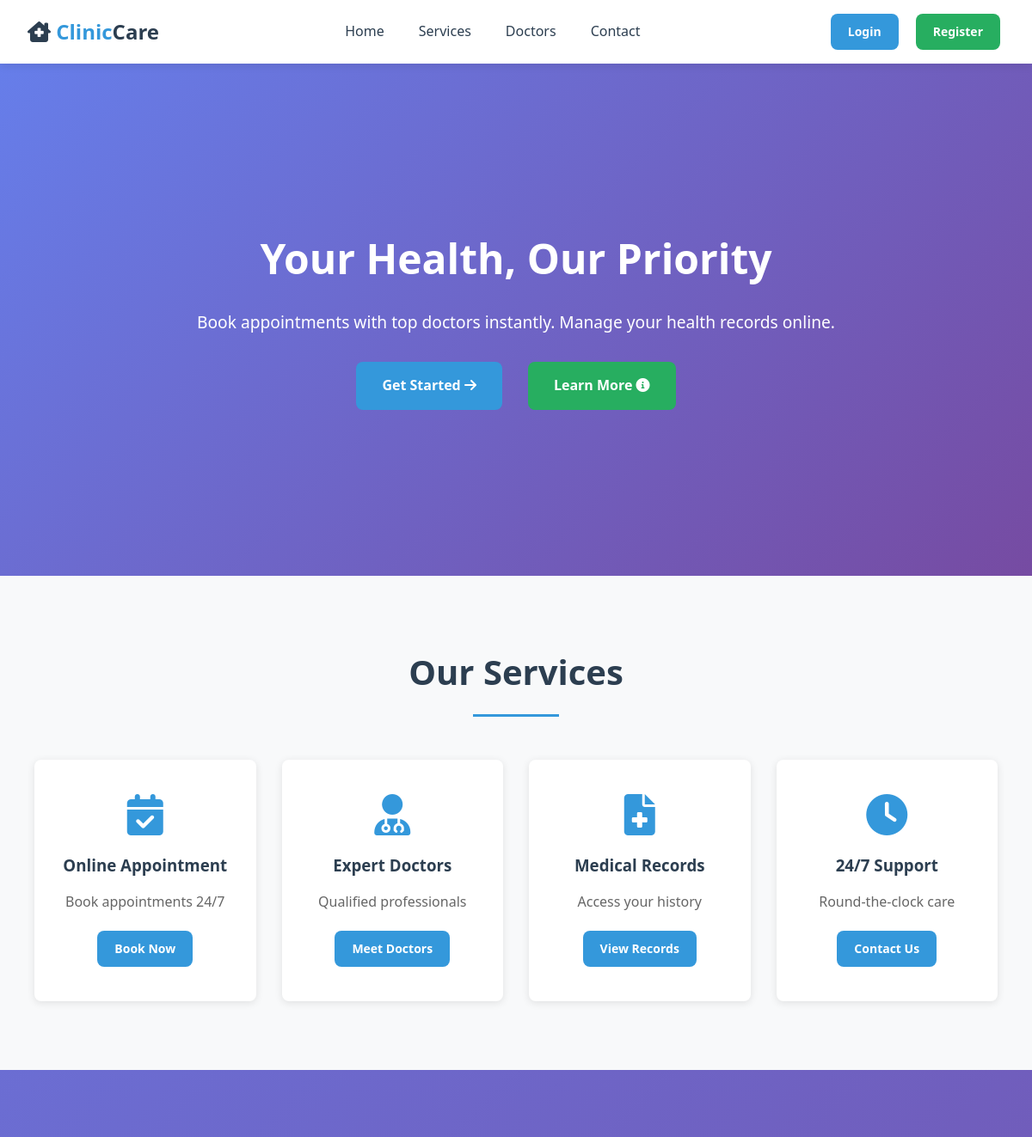
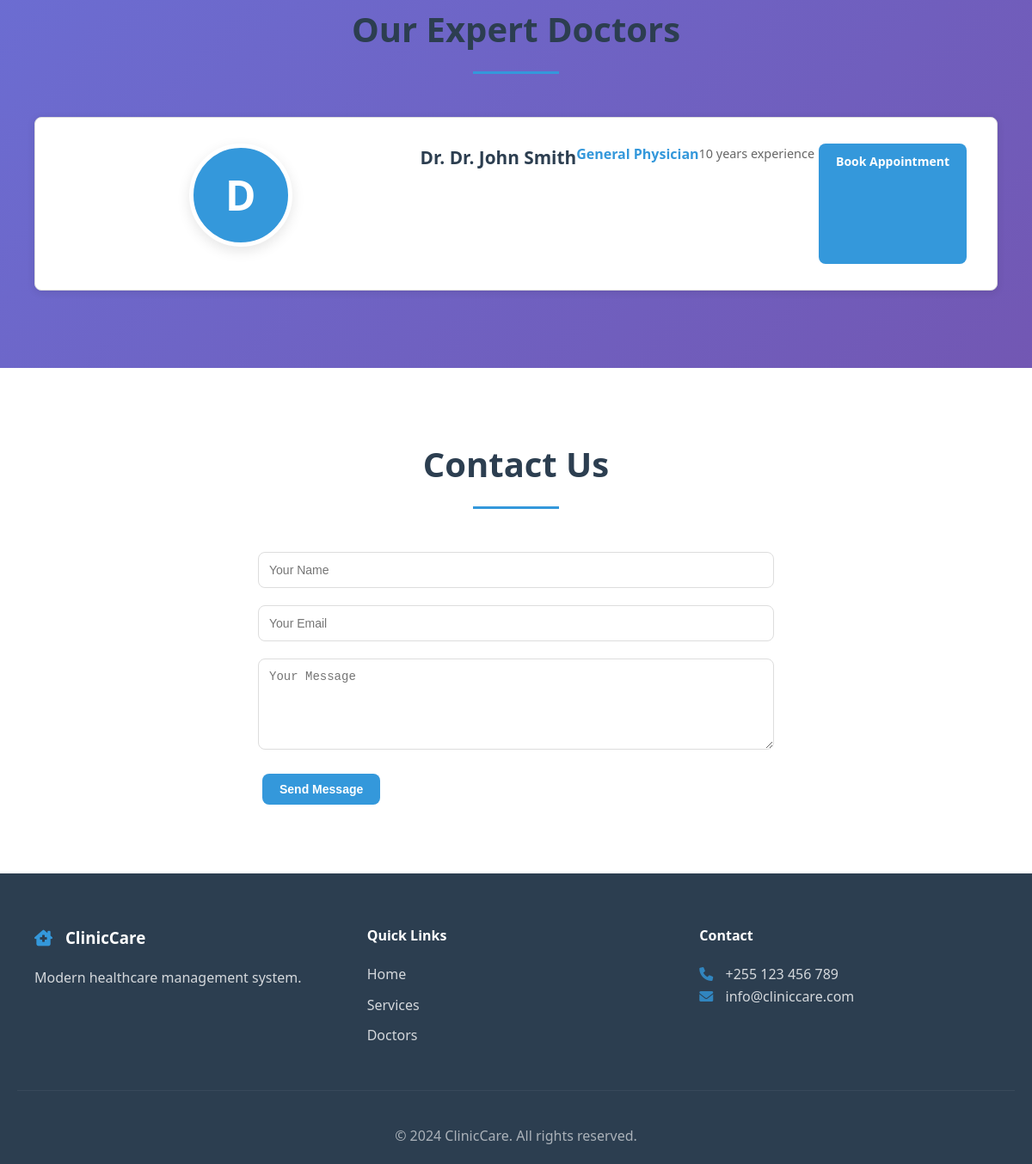
The page / on the database its author committed (2 pictures, top to bottom).
### tables this page shows
CREATE TABLE doctors (
    id INT PRIMARY KEY AUTO_INCREMENT,
    user_id INT UNIQUE,
    specialization VARCHAR(100),
    qualification TEXT,
    experience_years INT,
    consultation_fee DECIMAL(10,2),
    available_days VARCHAR(100),  
    start_time TIME,
    end_time TIME,
    max_patients_per_day INT DEFAULT 20,
    FOREIGN KEY (user_id) REFERENCES users(id) ON DELETE CASCADE
);

CREATE TABLE users (
    id INT PRIMARY KEY AUTO_INCREMENT,
    username VARCHAR(50) UNIQUE NOT NULL,
    email VARCHAR(100) UNIQUE NOT NULL,
    password VARCHAR(255) NOT NULL,
    full_name VARCHAR(100) NOT NULL,
    phone VARCHAR(20),
    address TEXT,
    user_type ENUM('patient', 'doctor', 'admin', 'receptionist') DEFAULT 'patient',
    profile_image VARCHAR(255),
    created_at TIMESTAMP DEFAULT CURRENT_TIMESTAMP,
    updated_at TIMESTAMP DEFAULT CURRENT_TIMESTAMP ON UPDATE CURRENT_TIMESTAMP,
    is_active BOOLEAN DEFAULT TRUE
);

### index.php (the view, shortened to what this page needs)
<?php
$database = new Database();
$db = $database->getConnection();
$doctors = [];
if ($db) {
    try {
        $query = "SELECT u.id, u.full_name, d.specialization, d.qualification, d.experience_years
                  FROM doctors d
                  JOIN users u ON d.user_id = u.id
                  WHERE u.is_active = 1
                  LIMIT 4";
        $stmt = $db->prepare($query);
        $stmt->execute();
        $doctors = $stmt->fetchAll(PDO::FETCH_ASSOC);
    } catch(PDOException $e) {
        error_log("Error fetching doctors: " . $e->getMessage());
    }
}
?>
<!DOCTYPE html>
<html lang="en">
<head>
    <link rel="stylesheet" href="assets/css/style.css">
    <link rel="stylesheet" href="https://cdnjs.cloudflare.com/ajax/libs/font-awesome/6.0.0/css/all.min.css">
</head>
<body>
    <header class="header">
        <nav class="navbar">
            <div class="logo"><i class="fas fa-clinic-medical"></i> <span>Clinic</span>Care</div>
            <ul class="nav-links">
                <li><a href="#home">Home</a></li>
                <li><a href="#services">Services</a></li>
                <li><a href="#doctors">Doctors</a></li>
                <li><a href="#contact">Contact</a></li>
            </ul>
            <div class="auth-buttons">
                <?php if(isset($_SESSION['user_id'])): ?>
                    <div class="user-info">
                        <span><?php echo $_SESSION['full_name']; ?></span>
                        <div class="user-avatar"><?php echo substr($_SESSION['full_name'], 0, 1); ?></div>
                        <a href="logout.php" class="btn btn-primary">Logout</a>
                    </div>
                <?php else: ?>
                    <a href="login.php" class="btn btn-primary">Login</a>
                    <a href="register.php" class="btn btn-success">Register</a>
                <?php endif; ?>
            </div>
        </nav>
    </header>
    <section id="home" class="hero">
        <div class="container">
            <div class="hero-content">
                <h1>Your Health, Our Priority</h1>
                <p>Book appointments with top doctors instantly. Manage your health records online.</p>
                <div class="hero-buttons">
                    <a href="register.php" class="btn btn-primary">Get Started <i class="fas fa-arrow-right"></i></a>
                    <a href="#services" class="btn btn-success">Learn More <i class="fas fa-info-circle"></i></a>
                </div>
            </div>
        </div>
    </section>
    <section id="services" class="services">
        <div class="container">
            <h2 class="section-title">Our Services</h2>
            <div class="services-grid">
                <div class="service-card"><i class="fas fa-calendar-check"></i><h3>Online Appointment</h3><p>Book appointments 24/7</p><a href="register.php" class="btn btn-primary">Book Now</a></div>
                <div class="service-card"><i class="fas fa-user-md"></i><h3>Expert Doctors</h3><p>Qualified professionals</p><a href="#doctors" class="btn btn-primary">Meet Doctors</a></div>
                <div class="service-card"><i class="fas fa-file-medical"></i><h3>Medical Records</h3><p>Access your history</p><a href="register.php" class="btn btn-primary">View Records</a></div>
                <div class="service-card"><i class="fas fa-clock"></i><h3>24/7 Support</h3><p>Round-the-clock care</p><a href="#contact" class="btn btn-primary">Contact Us</a></div>
            </div>
        </div>
    </section>
    <section id="doctors" class="doctors">
        <div class="container">
            <h2 class="section-title">Our Expert Doctors</h2>
            <div class="doctors-grid">
                <?php if(!empty($doctors)): ?>
                    <?php foreach($doctors as $doctor): ?>
                    <div class="doctor-card">
                        <div class="doctor-avatar"><?php echo substr($doctor['full_name'], 0, 1); ?></div>
                        <h4>Dr. <?php echo $doctor['full_name']; ?></h4>
                        <p class="specialty"><?php echo $doctor['specialization']; ?></p>
                        <p class="experience"><?php echo $doctor['experience_years']; ?> years experience</p>
                        <a href="register.php" class="btn btn-primary">Book Appointment</a>
                    </div>
                    <?php endforeach; ?>
                <?php endif; ?>
            </div>
        </div>
    </section>
    <section id="contact" class="services" style="background: white;">
        <div class="container">
            <h2 class="section-title">Contact Us</h2>
            <div style="max-width: 600px; margin: 0 auto;">
                <form onsubmit="event.preventDefault(); alert('Thank you! We will contact you soon.');">
                    <div class="form-group"><input type="text" class="form-control" placeholder="Your Name" required></div>
                    <div class="form-group"><input type="email" class="form-control" placeholder="Your Email" required></div>
                    <div class="form-group"><textarea class="form-control" rows="5" placeholder="Your Message" required></textarea></div>
                    <button type="submit" class="btn btn-primary">Send Message</button>
                </form>
            </div>
        </div>
    </section>
    <footer class="footer">
        <div class="container">
            <div class="footer-content">
                <div class="footer-section"><h3><i class="fas fa-clinic-medical"></i> ClinicCare</h3><p>Modern healthcare management system.</p></div>
                <div class="footer-section"><h4>Quick Links</h4><ul><li><a href="#home">Home</a></li><li><a href="#services">Services</a></li><li><a href="#doctors">Doctors</a></li></ul></div>
                <div class="footer-section"><h4>Contact</h4><p><i class="fas fa-phone"></i> +255 123 456 789</p><p><i class="fas fa-envelope"></i> info@cliniccare.com</p></div>
            </div>
            <div class="footer-bottom"><p>&copy; 2024 ClinicCare. All rights reserved.</p></div>
        </div>
    </footer>
</body>
</html>

### assets/css/style.css (style rules this page uses)
:root { --primary-color: #2c3e50; --secondary-color: #3498db; --success-color: #27ae60; --danger-color: #e74c3c; --warning-color: #f39c12; --light-bg: #ecf0f1; --dark-text: #2c3e50; --border-radius: 8px; --box-shadow: 0 2px 10px rgba(0,0,0,0.1); }
* { margin: 0; padding: 0; box-sizing: border-box; }
body { font-family: 'Segoe UI', Tahoma, Geneva, Verdana, sans-serif; background: linear-gradient(135deg, #667eea 0%, #764ba2 100%); min-height: 100vh; color: var(--dark-text); }
.container { max-width: 1200px; margin: 0 auto; padding: 20px; }
.header { background: white; box-shadow: var(--box-shadow); position: fixed; top: 0; left: 0; right: 0; z-index: 1000; }
.navbar { display: flex; justify-content: space-between; align-items: center; padding: 1rem 2rem; max-width: 1400px; margin: 0 auto; }
.logo { font-size: 1.5rem; font-weight: bold; color: var(--primary-color); }
.logo span { color: var(--secondary-color); }
.nav-links { display: flex; gap: 2rem; list-style: none; }
.nav-links a { text-decoration: none; color: var(--dark-text); font-weight: 500; transition: color 0.3s; }
.form-group { margin-bottom: 20px; }
.form-control { width: 100%; padding: 12px; border: 1px solid #ddd; border-radius: var(--border-radius); font-size: 14px; transition: border-color 0.3s; }
.btn { padding: 12px 24px; border: none; border-radius: var(--border-radius); cursor: pointer; font-size: 16px; font-weight: 600; transition: all 0.3s; }
.btn-primary { background: var(--secondary-color); color: white; }
.btn-success { background: var(--success-color); color: white; }
.doctor-card { display: flex; padding: 15px; border: 1px solid #ddd; border-radius: var(--border-radius); margin-bottom: 10px; cursor: pointer; transition: all 0.3s; }
.doctor-avatar { width: 60px; height: 60px; border-radius: 50%; background: var(--secondary-color); display: flex; align-items: center; justify-content: center; color: white; font-weight: bold; margin-right: 15px; }

### rows shown on the page
doctors: user.full_name "D", user.full_name "Dr. John Smith", specialization "General Physician", experience_years "10"
